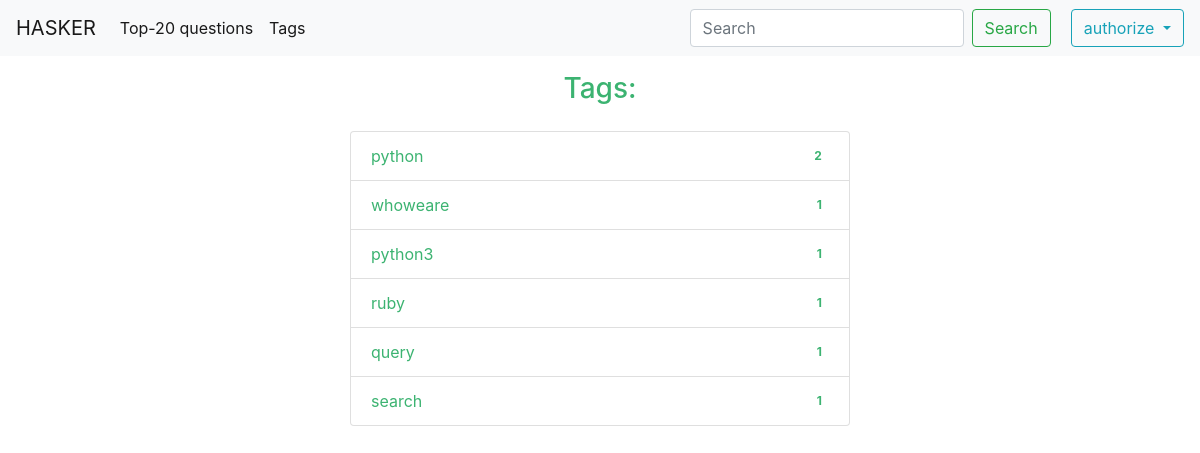
Before: /hasker/tags/ with the older database file.
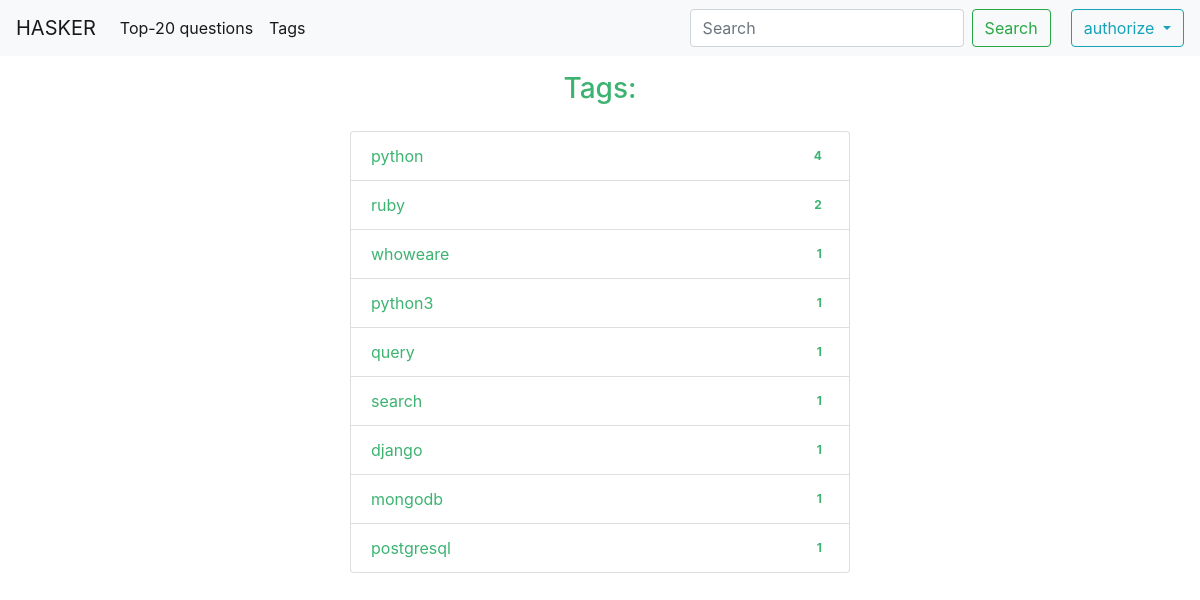
After: the same page with the newer database file.
### forum/models.py (models this page shows, shortened)
class Tag(models.Model):
    name = models.CharField(max_length=15)

### forum/views.py (the view)
# urls.py: path('tags/', TagListView.as_view(), name='tags'),
class TagListView(ListView):
    model = Tag
    template_name = 'forum/tag_list.html'
    context_object_name = 'tag_list'
    paginate_by = 20
    def get_queryset(self):
        queryset = Tag.objects.all()
        t_sorted = sorted(queryset, key=lambda tag: -tag.questions.count())
        return t_sorted

### forum/templates/forum/tag_list.html (shortened to what this page needs)
{% extends 'forum/base_forum.html' %}
{% block content %}
    <h3 style="text-align: center; color: MediumSeaGreen; margin-top: 16px;">Tags:</h3>
    <ul class="list-group" style="margin-top: 25px;">
        {% for tag in tag_list %}
            <li class="list-group-item d-flex justify-content-between align-items-center">
                <a href="{% url 'tag_questions' tag_name=tag.name %}" style="color: MediumSeaGreen">
                    {{ tag.name }}
                </a>
                <span class="badge success badge-pill">{{ tag.questions.count }}</span>
            </li>
        {% endfor %}
    </ul>
{% endblock %}

Changed rows visible on the page:
computed for Tag "python": questions.count "2" → "4"
shown differently, row unchanged: Tag "ruby": questions.count "1" → "2"; moves up the list
added Tag: name "django", questions.count "1"
added Tag: name "mongodb", questions.count "1"
added Tag: name "postgresql", questions.count "1"
